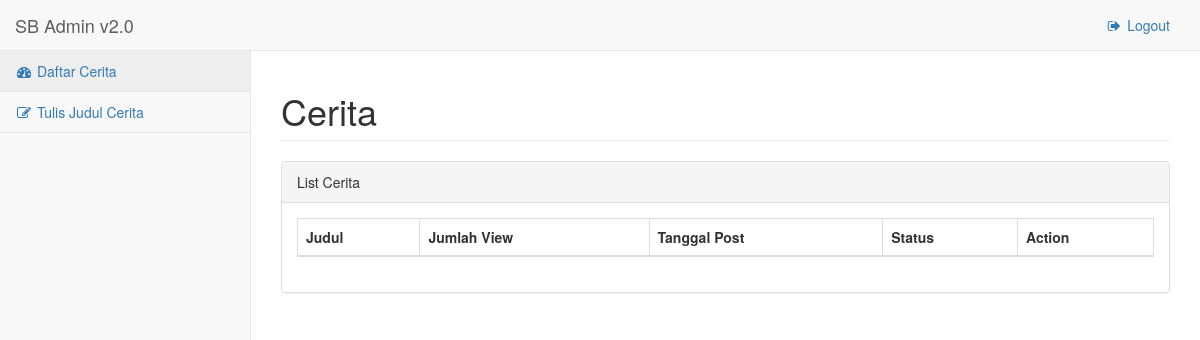
Page /template/pages/tables.php (signed in) on the earlier database version.
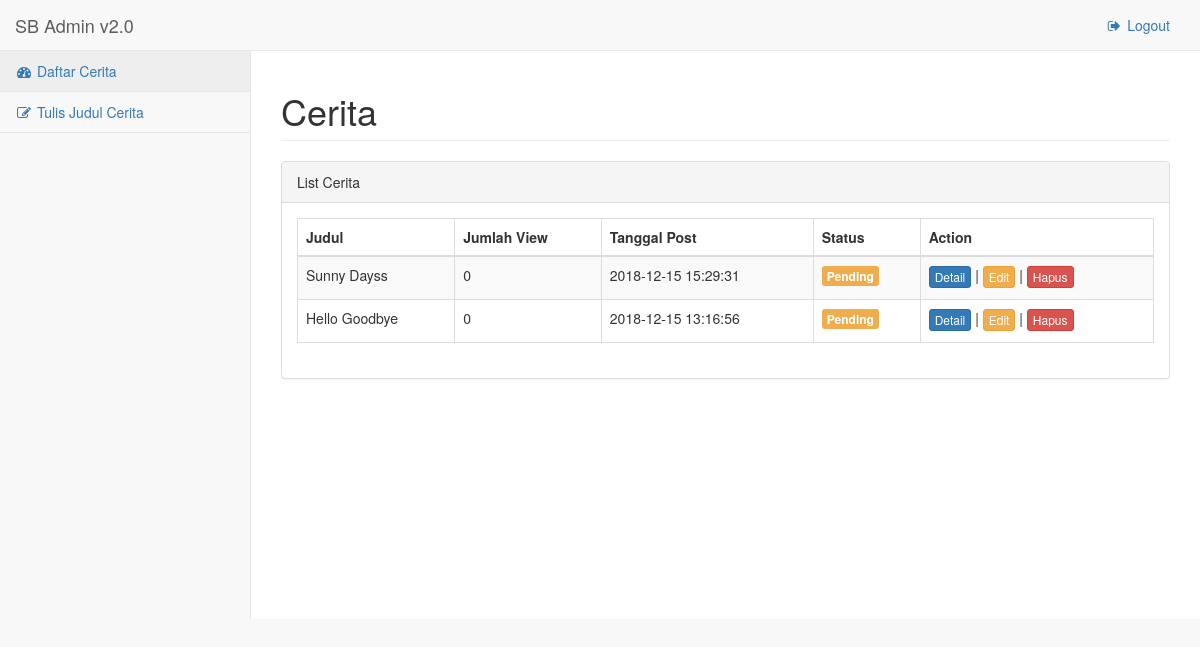
Same page on the later database version.
### tables this page shows
CREATE TABLE `cerita` (
  `ID_CERITA` int(11) NOT NULL,
  `EMAIL` varchar(100) DEFAULT NULL,
  `JUDUL` varchar(100) DEFAULT NULL,
  `GAMBAR` varchar(500) NOT NULL,
  `SINOPSIS` varchar(10000) NOT NULL,
  `VIEW` int(11) DEFAULT '0',
  `TGL_POST` timestamp NOT NULL DEFAULT CURRENT_TIMESTAMP ON UPDATE CURRENT_TIMESTAMP,
  `STATUS` int(1) NOT NULL DEFAULT '0'
);

### template/pages/session.php (called while the page is built, shortened)
<?php
   include('../proses/connection/koneksi.php');
   $user_check = $_SESSION['email'];
   $ses_sql = mysqli_query($mysqli,"select email,id_level,nama from user where email = '$user_check' ");
   $row = mysqli_fetch_array($ses_sql,MYSQLI_ASSOC);
   $email = $row['email'];
?>

### template/pages/tables.php (the view, shortened to what this page needs)
<?php
   include('session.php');
	include_once("../proses/connection/koneksi.php");
	$result = mysqli_query($mysqli, "SELECT * FROM cerita WHERE EMAIL='$email'");
?>
<!DOCTYPE html>
<html lang="en">
<head>
    <link href="../vendor/bootstrap/css/bootstrap.min.css" rel="stylesheet">
    <link href="../vendor/metisMenu/metisMenu.min.css" rel="stylesheet">
    <link href="../vendor/datatables-plugins/dataTables.bootstrap.css" rel="stylesheet">
    <link href="../vendor/datatables-responsive/dataTables.responsive.css" rel="stylesheet">
    <link href="../dist/css/sb-admin-2.css" rel="stylesheet">
    <link href="../vendor/font-awesome/css/font-awesome.min.css" rel="stylesheet" type="text/css">
</head>
<body>
    <div id="wrapper">
        <nav class="navbar navbar-default navbar-static-top" role="navigation" style="margin-bottom: 0">
            <div class="navbar-header">
                <a class="navbar-brand" href="tables.php">SB Admin v2.0</a>
            </div>
            <ul class="nav navbar-top-links navbar-right">
                <li>
					<a href="logout.php"><i class="fa fa-sign-out fa-fw"></i> Logout</a>
                </li>
            </ul>
            <div class="navbar-default sidebar" role="navigation">
                <div class="sidebar-nav navbar-collapse">
                    <ul class="nav" id="side-menu">
                        <li>
                            <a href="tables.php"><i class="fa fa-dashboard fa-fw"></i> Daftar Cerita</a>
                        </li>
                        <li>
                            <a href="forms.php"><i class="fa fa-edit fa-fw"></i> Tulis Judul Cerita</a>
                        </li>
                    </ul>
                </div>
            </div>
        </nav>
        <div id="page-wrapper">
            <div class="row">
                <div class="col-lg-12">
                    <h1 class="page-header">Cerita</h1>
                </div>
            </div>
            <div class="row">
                <div class="col-lg-12">
                    <div class="panel panel-default">
                        <div class="panel-heading">
                            List Cerita
                        </div>
                        <div class="panel-body">
                            <table width="100%" class="table table-striped table-bordered table-hover" id="dataTables-example">
                                <thead>
                                    <tr>
                                        <th>Judul</th>
                                        <th>Jumlah View</th>
                                        <th>Tanggal Post</th>
                                        <th>Status</th>
                                        <th>Action</th>
                                    </tr>
                                </thead>
                                <tbody>
								<?php
									while($cerita = mysqli_fetch_array($result)) {
										echo "<tr>";
										echo "<td>".$cerita['JUDUL']."</td>";
										echo "<td>".$cerita['VIEW']."</td>";
										echo "<td>".$cerita['TGL_POST']."</td>";
										if($cerita['STATUS'] == 0){
											echo "<td><label class='btn-warning btn-xs'>Pending</label></td>";
										} else if ($cerita['STATUS'] == 1){
											echo "<td><label class='btn-success btn-xs'>Diterima</label></td>";
										} else {
											echo "<td><label class='btn-danger btn-xs'>Ditolak</label></td>";
										}
										echo "<td><a type='button' class='btn btn-primary btn-xs' href=tables_subcerita.php?ID_CERITA=".$cerita['ID_CERITA'].">Detail</a> | <a type='button' class='btn btn-warning btn-xs' href=forms_edit.php?ID_CERITA=".$cerita['ID_CERITA'].">Edit</a> | <a type='button' class='btn btn-danger btn-xs' href=delete.php?ID_CERITA=".$cerita['ID_CERITA'].">Hapus</a>";
										echo "</tr>";
									}
								?>
                                </tbody>
                            </table>
                        </div>
                    </div>
                </div>
            </div>
        </div>
    </div>
</body>
</html>

Differences in the rows shown:
added cerita: JUDUL "Sunny Dayss", VIEW "0", TGL_POST "2018-12-15 15:29:31", STATUS "Pending"
added cerita: JUDUL "Hello Goodbye", VIEW "0", TGL_POST "2018-12-15 13:16:56", STATUS "Pending"
